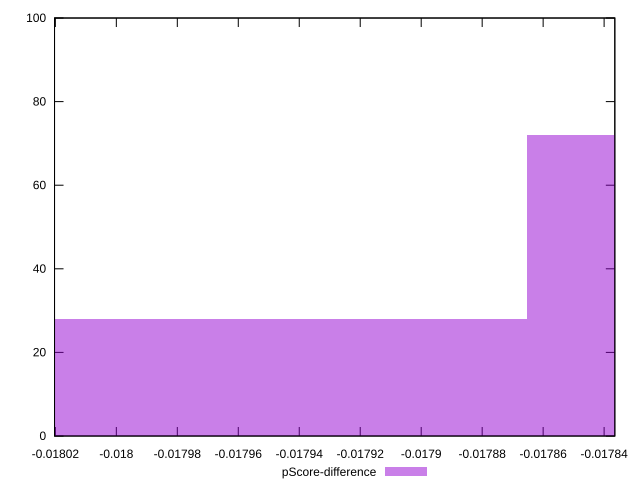

Generate this figure with gnuplot:
reset

$pScoreDifference <<EOF
-0.017956995351453647 28
-0.01777376070501024 72
EOF

set key outside below
set boxwidth 0.00018323464644340456
set xrange [-0.01802027229989761:-0.01783648779851399]
set yrange [0:100]
set trange [0:100]
set style fill transparent solid 0.5 noborder
set terminal svg size 640, 490 enhanced background rgb 'white'
set output "report_00008_2021-01-22T20:58:29.167/total-byte-weight/samples/pages+cached+nointeractive/pScore-difference/histogram.svg"

plot $pScoreDifference title "pScore-difference" with boxes

reset
